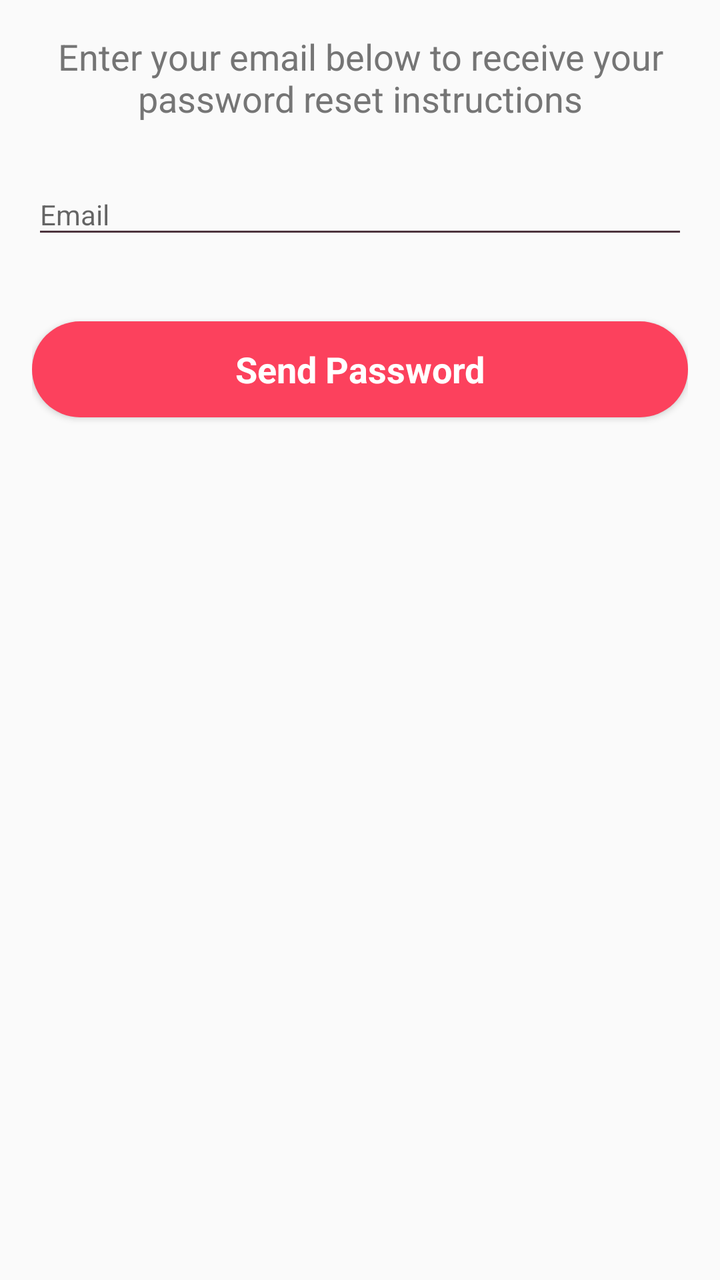
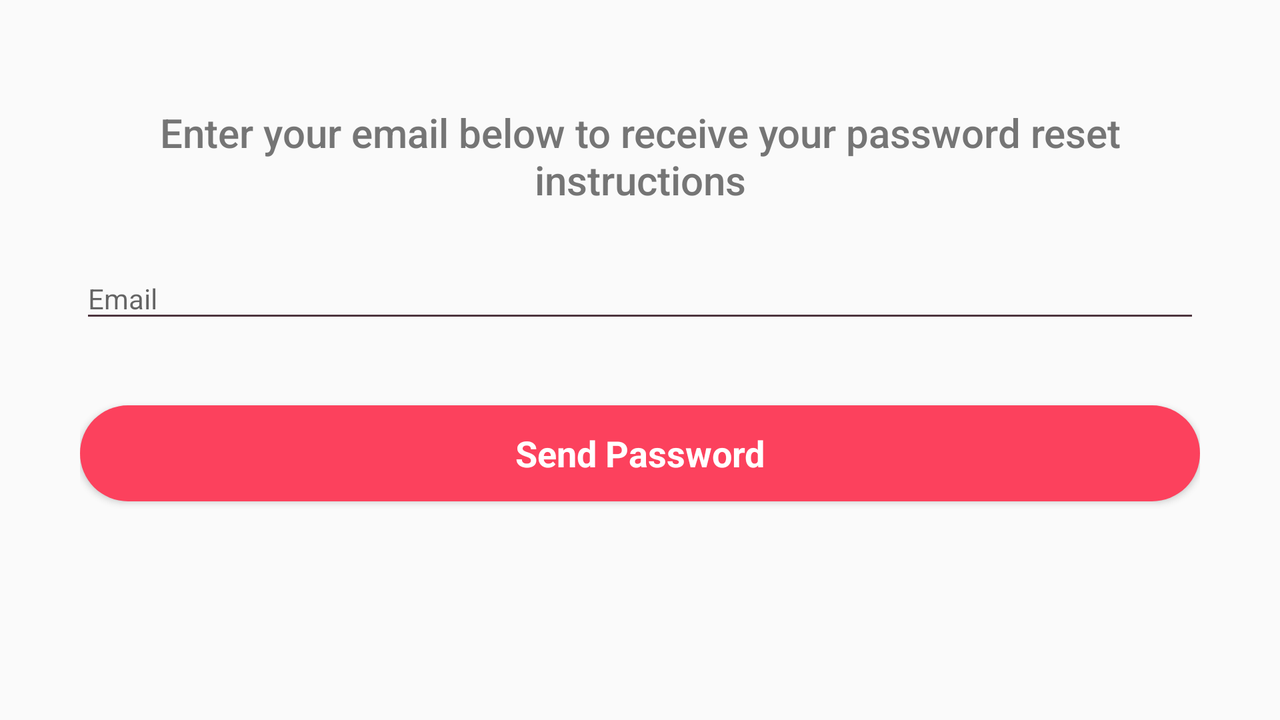

Compare how this app lays out the same screen by default and in its alternative resource folder. The renders come first, then the two layout files and the values they reference.
<!-- AndroidManifest.xml: application theme AppTheme -->
<!-- res/layout/fragment_forgot_password.xml -->
<?xml version="1.0" encoding="utf-8"?>
<android.support.constraint.ConstraintLayout xmlns:android="http://schemas.android.com/apk/res/android"
                                             xmlns:app="http://schemas.android.com/apk/res-auto"
                                             xmlns:tools="http://schemas.android.com/tools"
                                             android:layout_width="match_parent"
                                             android:layout_height="match_parent"
                                             android:padding="@dimen/activity_horizontal_margin">

    <TextView
        android:id="@+id/tv_msg"
        style="@style/AppTheme.TextView.Secondary"
        app:layout_constraintEnd_toEndOf="parent"
        app:layout_constraintStart_toStartOf="parent"
        android:layout_marginTop="@dimen/inter_section_vertical_margin"
        android:text="@string/tv_forgot_pwd_msg_text"
        android:textAlignment="center"/>


    <android.support.design.widget.TextInputLayout
        android:id="@+id/container_email"
        android:layout_width="match_parent"
        android:layout_height="wrap_content"
        app:layout_constraintEnd_toEndOf="parent"
        app:layout_constraintStart_toStartOf="parent"
        app:layout_constraintTop_toBottomOf="@id/tv_msg"
        android:layout_marginTop="@dimen/inter_section_vertical_margin"
        app:errorEnabled="true">
        <EditText
            android:id="@+id/et_email"
            android:hint="@string/et_email_hint"
            android:imeActionLabel="@string/ime_action_label_send"
            android:inputType="textEmailAddress"
            style="@style/AppTheme.EditText"/>
    </android.support.design.widget.TextInputLayout>


    <Button
        android:id="@+id/btn_send_pwd"
        android:contentDescription="@string/btn_send_pwd_content_desc"
        app:layout_constraintTop_toBottomOf="@id/container_email"
        app:layout_constraintEnd_toEndOf="parent"
        app:layout_constraintStart_toStartOf="parent"
        android:layout_marginTop="@dimen/inter_section_vertical_margin"
        style="@style/AppTheme.Button.Primary"
        android:text="@string/btn_send_pwd_text"/>
</android.support.constraint.ConstraintLayout>
<!-- resources referenced by this layout -->
<resources>
  <dimen name="activity_horizontal_margin">16dp</dimen>
  <dimen name="inter_section_vertical_margin">16dp</dimen>
  <string name="btn_send_pwd_content_desc" translatable="true">Send Password</string>
  <string name="btn_send_pwd_text" translatable="true">Send Password</string>
  <string name="et_email_hint" translatable="true">Email</string>
  <string name="ime_action_label_send" translatable="true">Send</string>
  <string name="tv_forgot_pwd_msg_text" translatable="true">Enter your email below to receive your password reset instructions</string>
  <style name="AppTheme.Button.Primary">
          <item name="android:background">@drawable/drawable_primary_btn_background</item>
          <item name="android:textColor">@color/colorPrimaryTextInverse</item>
      </style>
  <style name="AppTheme.EditText">
          <item name="android:layout_width">match_parent</item>
          <item name="android:layout_height">wrap_content</item>
          <item name="android:backgroundTint">@color/colorAccent</item>
          <item name="android:maxLines">1</item>
          <item name="android:singleLine">true</item>
      </style>
  <style name="AppTheme.TextView.Secondary">
          <item name="android:textAppearance">@style/Base.TextAppearance.AppCompat.Medium</item>
          <item name="android:textColor">@color/colorSecondaryText</item>
      </style>
  <style name="AppTheme" parent="Theme.AppCompat.Light.NoActionBar">
          
          <item name="colorPrimary">@color/colorPrimary</item>
          <item name="colorPrimaryDark">@color/colorPrimaryDark</item>
          <item name="colorAccent">@color/colorAccent</item>
      </style>
  <!-- drawable drawable_primary_btn_background (drawable) -->
  <?xml version="1.0" encoding="utf-8"?>
  <shape xmlns:android="http://schemas.android.com/apk/res/android">
      <solid android:color="@color/colorPrimary"/>
      <corners android:radius="@dimen/button_radius"/>
  </shape>
  <color name="colorPrimaryTextInverse">@android:color/white</color>
  <color name="colorAccent">#4D343E</color>
  <color name="colorSecondaryText">#757575</color>
  <color name="colorPrimary">#FC415D</color>
  <color name="colorPrimaryDark">#f50428</color>
  <dimen name="button_radius">25dp</dimen>
</resources>
<!-- res/layout-land/fragment_forgot_password.xml (the repository's variant of the layout above) -->
<!-- drawn on the phone turned sideways -->
<?xml version="1.0" encoding="utf-8"?>
<android.support.constraint.ConstraintLayout xmlns:android="http://schemas.android.com/apk/res/android"
                                             xmlns:app="http://schemas.android.com/apk/res-auto"
                                             xmlns:tools="http://schemas.android.com/tools"
                                             android:layout_width="match_parent"
                                             android:layout_height="match_parent"
                                             android:paddingStart="@dimen/login_fragment_horizontal_padding"
                                             android:paddingEnd="@dimen/login_fragment_horizontal_padding"
                                             android:paddingBottom="@dimen/login_fragment_vertical_padding"
>

    <TextView
        android:id="@+id/tv_msg"
        style="@style/AppTheme.TextView.Secondary"
        app:layout_constraintEnd_toEndOf="parent"
        app:layout_constraintStart_toStartOf="parent"
        app:layout_constraintTop_toBottomOf="@id/guideline_horizontal"
        android:text="@string/tv_forgot_pwd_msg_text"
        android:textAlignment="center"/>


    <android.support.design.widget.TextInputLayout
        android:id="@+id/container_email"
        android:layout_width="match_parent"
        android:layout_height="wrap_content"
        app:layout_constraintEnd_toEndOf="parent"
        app:layout_constraintStart_toStartOf="parent"
        app:layout_constraintTop_toBottomOf="@id/tv_msg"
        android:layout_marginTop="@dimen/inter_section_vertical_margin"
        app:errorEnabled="true">
        <EditText
            android:id="@+id/et_email"
            android:hint="@string/et_email_hint"
            android:imeActionLabel="@string/ime_action_label_send"
            style="@style/AppTheme.EditText"/>
    </android.support.design.widget.TextInputLayout>


    <Button
        android:id="@+id/btn_send_pwd"
        android:contentDescription="@string/btn_send_pwd_content_desc"
        app:layout_constraintTop_toBottomOf="@id/container_email"
        app:layout_constraintEnd_toEndOf="parent"
        app:layout_constraintStart_toStartOf="parent"
        android:layout_marginTop="@dimen/inter_section_vertical_margin"
        style="@style/AppTheme.Button.Primary"
        android:text="@string/btn_send_pwd_text"/>

    <android.support.constraint.Guideline
        android:id="@+id/guideline_horizontal"
        android:layout_width="match_parent"
        android:layout_height="wrap_content"
        android:orientation="horizontal"
        app:layout_constraintGuide_percent="0.15"/>
</android.support.constraint.ConstraintLayout>
<!-- resources referenced by the variant -->
<!-- as the phone turned sideways resolves them -->
<resources>
  <dimen name="inter_section_vertical_margin">16dp</dimen>
  <!-- from res/values-land/ -->
  <dimen name="login_fragment_horizontal_padding">40dp</dimen>
  <!-- from res/values-land/ -->
  <dimen name="login_fragment_vertical_padding">8dp</dimen>
  <string name="btn_send_pwd_content_desc" translatable="true">Send Password</string>
  <string name="btn_send_pwd_text" translatable="true">Send Password</string>
  <string name="et_email_hint" translatable="true">Email</string>
  <string name="ime_action_label_send" translatable="true">Send</string>
  <string name="tv_forgot_pwd_msg_text" translatable="true">Enter your email below to receive your password reset instructions</string>
  <style name="AppTheme.Button.Primary">
          <item name="android:background">@drawable/drawable_primary_btn_background</item>
          <item name="android:textColor">@color/colorPrimaryTextInverse</item>
      </style>
  <style name="AppTheme.EditText">
          <item name="android:layout_width">match_parent</item>
          <item name="android:layout_height">wrap_content</item>
          <item name="android:backgroundTint">@color/colorAccent</item>
          <item name="android:maxLines">1</item>
          <item name="android:singleLine">true</item>
      </style>
  <!-- from res/values-land/ -->
  <style name="AppTheme.TextView.Secondary">
          <item name="android:textAppearance">@style/Base.TextAppearance.AppCompat.Title</item>
          <item name="android:textColor">@color/colorSecondaryText</item>
      </style>
  <style name="AppTheme" parent="Theme.AppCompat.Light.NoActionBar">
          
          <item name="colorPrimary">@color/colorPrimary</item>
          <item name="colorPrimaryDark">@color/colorPrimaryDark</item>
          <item name="colorAccent">@color/colorAccent</item>
      </style>
  <!-- drawable drawable_primary_btn_background (drawable) -->
  <?xml version="1.0" encoding="utf-8"?>
  <shape xmlns:android="http://schemas.android.com/apk/res/android">
      <solid android:color="@color/colorPrimary"/>
      <corners android:radius="@dimen/button_radius"/>
  </shape>
  <color name="colorPrimaryTextInverse">@android:color/white</color>
  <color name="colorAccent">#4D343E</color>
  <color name="colorSecondaryText">#757575</color>
  <color name="colorPrimary">#FC415D</color>
  <color name="colorPrimaryDark">#f50428</color>
  <dimen name="button_radius">25dp</dimen>
</resources>
